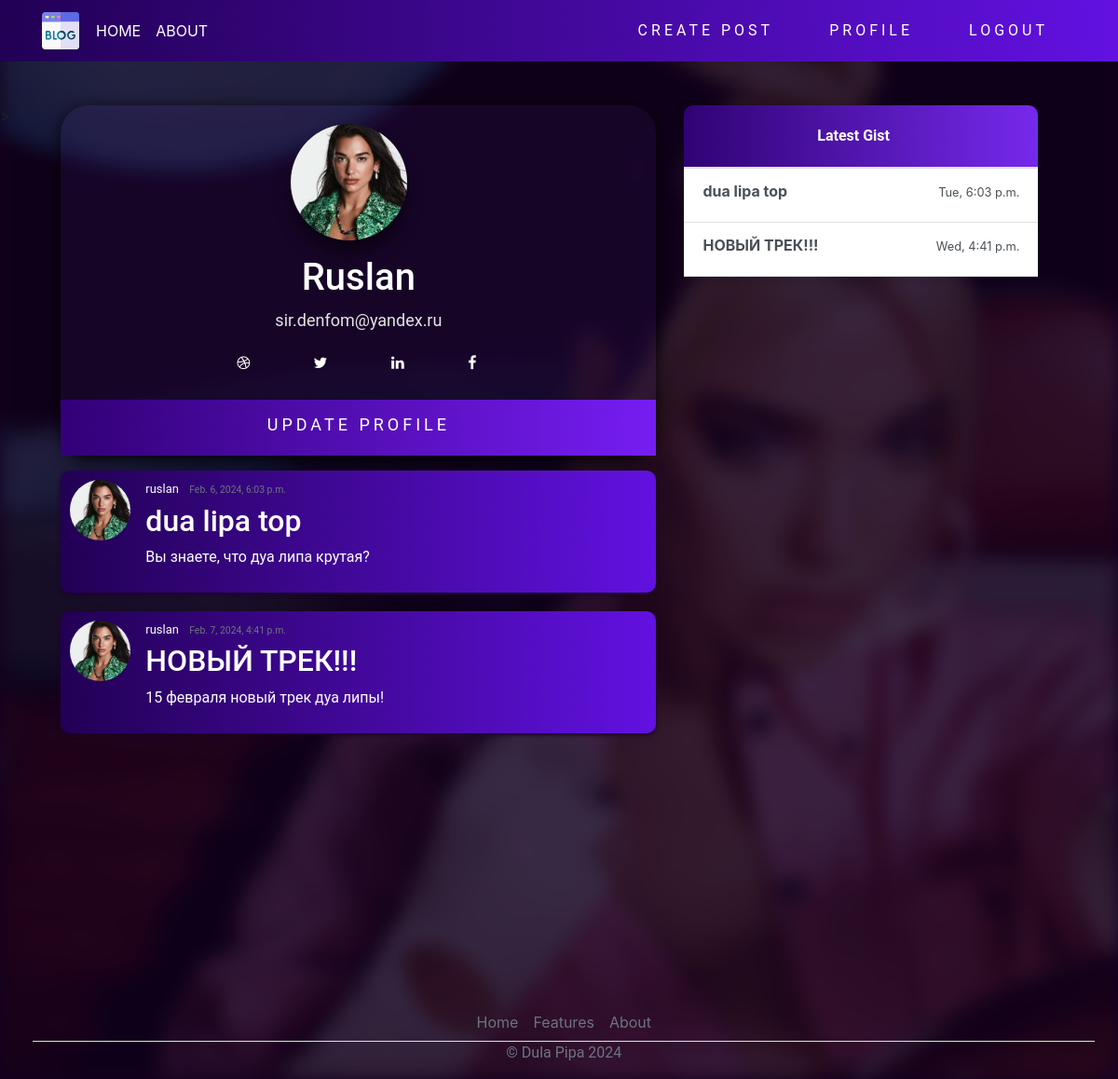
The page /profile/ruslan/ on the database as committed earlier.
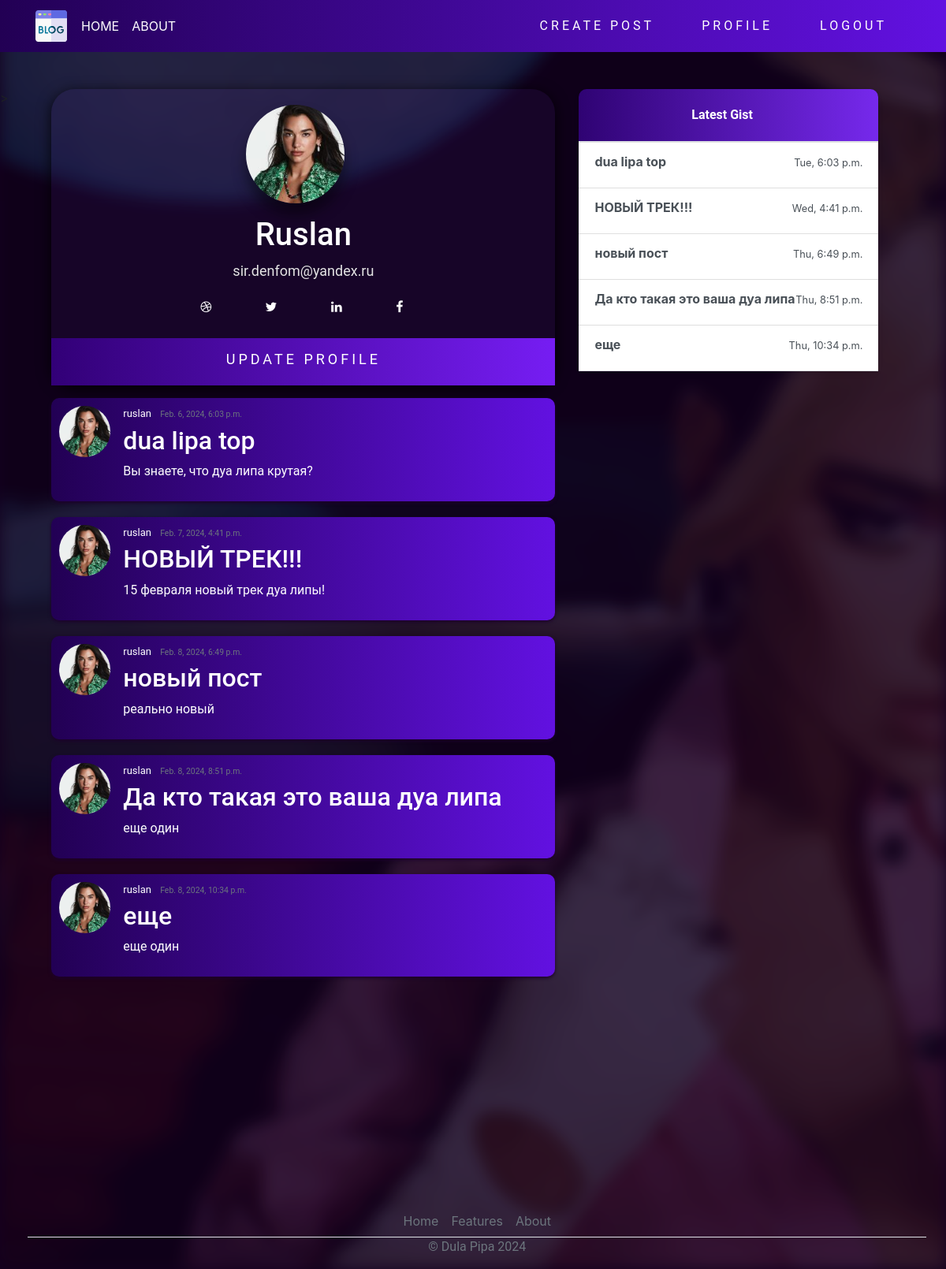
The same page on the database as committed later.
### users/models.py (models this page shows, shortened)
class Profile(models.Model):
    user = models.OneToOneField(User, on_delete=models.CASCADE)
    image = models.ImageField(default='default.jpg', upload_to='profile_pics')

### blog/models.py (models this page shows, shortened)
class Post(models.Model):
    title = models.CharField(max_length=30)
    content = models.TextField(max_length=1000)
    date_posted = models.DateTimeField(default=timezone.now)
    author = models.ForeignKey(User, on_delete=models.CASCADE)

### blog/views.py (the view)
# urls.py: path('profile/<str:username>/', views.profile, name='profile'),
def profile(request, username):
    user = User.objects.get(username=username)
    user_posts = Post.objects.filter(author=user)
    return render(request, 'blog/profile.html', {'user': user, 'user_posts': user_posts})

### blog/templates/blog/profile.html (shortened to what this page needs)
{% extends 'blog/base.html' %}
{% block content %}
{% load crispy_forms_tags %}
<link rel="stylesheet" href="https://cdnjs.cloudflare.com/ajax/libs/font-awesome/4.7.0/css/font-awesome.min.css">
<div class="container">
    <div class="row">
        <div class="col-md-11">
            <div class="cardd">
                <div class="m-b-25">
                    <img class="rounded-circle account-img" id="profile-img" src="{{ user.profile.image.url }}" class="img-radius" alt="User-Profile-Image">
                </div>
                <h1 id="profile-h1">{{user.username|title}}</h1>
                <p class="title">{{user.email}}</p>
                <a href="#" id="auth-links"><i class="fa fa-dribbble"></i></a>
                <a href="#" id="auth-links"><i class="fa fa-twitter"></i></a>
                <a href="#" id="auth-links"><i class="fa fa-linkedin"></i></a>
                <a href="#" id="auth-links"><i class="fa fa-facebook"></i></a>
                <p><button id="btn-profile"><a href="{% url 'profile-update' username=request.user.username %}" id="auth-links">
                    Update Profile
                </a></button></p>
            </div>
            {% for post in user_posts %}
                <article class="media content-section">
                    <img class="rounded-circle article-img" src="{{ post.author.profile.image.url }}" alt="">
                    <div class="media-body">
                        <div class="article-metadata">
                            <a class="mr-2" href="{% url 'profile' post.author.username %}">{{ post.author }}</a>
                            <small class="text-muted">{{ post.date_posted }}</small>
                        </div>
                        <h2><a>{{ post.title }}</a></h2>
                        <p class="article-content">{{ post.content }}</p>
                    </div>
                    <br>
                </article>
            {% endfor %}
        </div>
        <div class="col-md-1">
            <div class="content-sectionw">
                <div class="d-flex flex-column align-items-stretch flex-shrink-0 bg-white">
                    <a id="list-group" href="" class="d-flex align-items-center flex-shrink-0 p-3 link-dark text-decoration-none border-bottom">
                        <span class="fs-5 fw-semibold" id="gist-btn">Latest Gist</span>
                    </a>
                    <div class="list-group list-group-flush border-bottom scrollarea">
                        {% for post in user_posts|slice:":5" %}
                            <a href="#post_{{ post.pk }}" class="list-group-item list-group-item-action lh-tight" aria-current="true">
                                <div class="d-flex w-100 align-items-center justify-content-between" >
                                    <strong class="mb-1">{{ post.title }}</strong>
                                    <small>{{ post.date_posted|date:"D, P" }}</small>
                                </div>
                                <div class="col-10 mb-1 small">{{ post.description }}</div>
                            </a>
                        {% empty %}
                            <p>Нет новостей.</p>
                        {% endfor %}
                    </div>
                </div>
            </div>
        </div>
    </div>
</div>
{% endblock content %}

### blog/templates/blog/base.html (shortened to what this page needs)
{% load static %}
<!DOCTYPE html>
<html>
<head>
    <link rel="stylesheet" href="https://maxcdn.bootstrapcdn.com/bootstrap/4.0.0/css/bootstrap.min.css">
    <link rel="stylesheet" href="{% static 'blog/main.css' %}">
</head>
<body>
<div class="stars"></div>
<div class="overlay"></div>>
    <header class="site-header">
      <nav class="navbar navbar-expand-md navbar-dark bg-steel fixed-top">
        <div class="container">
          <div class="collapse navbar-collapse" id="navbarToggle">
            <div class="navbar-nav mr-auto">
                {% if user.is_authenticated %}
              <a class="nav-item nav-link" href="{% url 'blog-home' %}">HOME</a>
              <a class="nav-item nav-link" href="{% url 'blog-about' %}">ABOUT</a>
            </div>
            <div class="navbar-nav">
                <a href="{% url 'blog-new' %}" id="auth-links">
                Create Post
            </a>
                <a href="{% url 'profile' request.user.username %}" id="auth-links">
                Profile
            </a>
                <a href="{% url 'logout' %}" id="auth-links">
                Logout
            </a>
                {% endif %}
            </div>
          </div>
        </div>
      </nav>
    </header>
    <main role="main" class="container">
      <div class="row">
        <div class="col-md-8">
        </div>
        <div class="col-md-8">
           {% block content %}{% endblock %}
        </div>
        <footer>
          <ul class="nav justify-content-center border-bottom">
            <li class="nav-item"><a href="{% url 'blog-home' %}" class="nav-link px-2 text-muted">Home</a></li>
            <li class="nav-item"><a href="https://habr.com/ru/companies/selectel/articles/738942/" class="nav-link px-2 text-muted">Features</a></li>
            <li class="nav-item"><a href="{% url 'blog-about' %}" class="nav-link px-2 text-muted">About</a></li>
          </ul>
          <p class="text-center text-muted">&copy; Dula Pipa 2024</p>
        </footer>
    </main>
</body>
</html>

### blog/static/blog/main.css (style rules this page uses)
body { background: #160023; margin-top: 7rem; padding: 0; background-size: cover; display: flex; }
main { z-index: 101; }
.stars { position: fixed; top: 0; left: 0; width: 100%; height: 100%; background-image: url("../gx3yeh0g2bqir5iel6s7sur6p1yw8pe0.jpg"); background-size: cover; background-repeat: no-repeat; z-index: -1; opacity: 0.2; filter: blur(10px); }
.overlay { background-color: rgba(0, 0, 0, 0.1); position: fixed; top: 0; left: 0; width: 100%; height: 100%; }
html { scroll-behavior: smooth; }
h2, h3, h4, h6, p { color: #ffffff; font-family: 'Roboto', sans-serif; }
ul { margin: 0; }
.d-flex.flex-column.align-items-stretch.flex-shrink-0.bg-white { width: 380px; background: linear-gradient(270deg, rgb(118, 41, 236) 0%, rgb(47, 3, 115) 100%); border-radius: 10px; box-shadow: 0 4px 6px rgba(0, 0, 0, 0.1); }
#list-group .fw-semibold { font-weight: 600; }
.bg-steel { background: linear-gradient(270deg, rgb(98, 17, 225) 0%, rgb(34, 0, 84) 100%); }
.scrollarea { background-color: #761FFFFF; }
.site-header .navbar-nav .nav-link { color: #ffffff; }
.content-section { background: linear-gradient(270deg, rgb(98, 17, 225) 0%, rgb(34, 0, 84) 100%); padding: 10px 10px; border-radius: 10px; margin-bottom: 20px; box-shadow: 0 2px 4px rgba(28, 0, 45, 0.99); }
.article-content { white-space: pre-line; }
.article-img { width: 65px; height: 65px; object-fit: cover; margin-right: 16px; }
.article-metadata { font-family: 'Roboto', sans-serif; padding-bottom: 1px; margin-bottom: 4px; font-size: 13px; }
.account-img { height: 125px; width: 125px; object-fit: cover; margin-right: 20px; margin-bottom: 16px; }
svg { width: 50px; height: 50px; object-fit: cover; }
#auth-links { font-family: 'Roboto', sans-serif; position: relative; display: inline-block; padding: 5px 30px; color: #ffffff; text-decoration: none; text-transform: uppercase; transition: 0.5s; letter-spacing: 4px; overflow: hidden; }
#gist-btn { padding: 5px; margin-left: 35%; color: #ffffff; font-family: 'Roboto', sans-serif; font-weight: bold; border-radius: 10px; }
.cardd { box-shadow: 0 4px 18px 0 rgba(0, 0, 0, 0.849); max-width: 700px; margin: auto; background-color: rgba(102, 52, 178, 0.1);; text-align: center; border-radius: 30px; }
#profile-h1 { color: rgb(255, 255, 255); font-family: 'Roboto', sans-serif; }
.title { font-family: 'Roboto', sans-serif; color: rgb(228, 228, 228); font-size: 18px; }
button { font-family: 'Roboto', sans-serif; border: none; outline: 0; display: inline-block; padding: 8px; color: white; text-align: center; cursor: pointer; width: 100%; font-size: 18px; transition: 1s; background: linear-gradient(270deg, rgb(118, 29, 243) 0%, rgb(50, 0, 119) 100%); }
#profile-img { margin-top: 20px; box-shadow: 0 14px 18px 0 rgba(0, 0, 0, 0.486); border-radius: 50px; }
footer { margin-top: 270px; width: 100%; z-index: 101; }
a { color: white; text-decoration: none; }

Rows that differ between the two databases and show on the page:
added Post: author.profile.image (placeholder picture), author "ruslan", date_posted "Feb. 8, 2024, 6:49 p.m.", title "новый пост", content "реально новый", date_posted "Thu, 6:49 p.m."
added Post: author.profile.image (placeholder picture), author "ruslan", date_posted "Feb. 8, 2024, 8:51 p.m.", title "Да кто такая это ваша дуа липа", content "еще один", date_posted "Thu, 8:51 p.m."
added Post: author.profile.image (placeholder picture), author "ruslan", date_posted "Feb. 8, 2024, 10:34 p.m.", title "еще", content "еще один", date_posted "Thu, 10:34 p.m."
